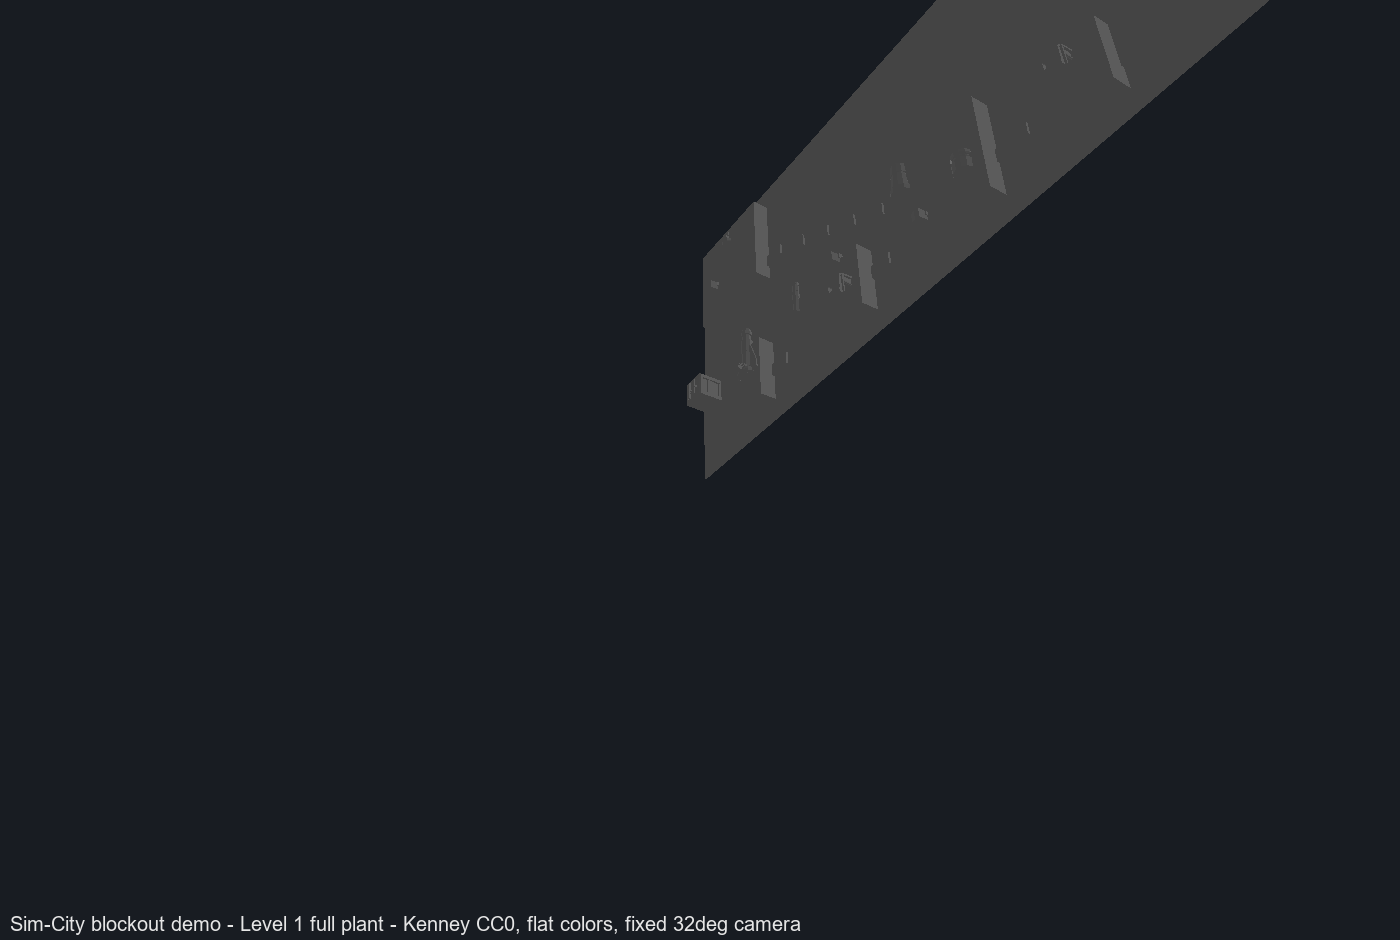

Here is the Python script that generated this plot:
# Sim-City Blockout Demo — full plant, one render
# Rules: Kenney CC0 parts, flat face colors, simple blockout shapes, fixed 32-deg camera.
import trimesh, numpy as np, math, os
from PIL import Image, ImageDraw, ImageFont

BASE = os.path.dirname(os.path.abspath(__file__))
CC0 = os.path.dirname(BASE)

PAL = {  # SteelX color grammar (Yasser-approved)
    'concrete': (0.525, 0.545, 0.631),
    'steel':    (0.588, 0.608, 0.647),
    'ore_red':  (0.690, 0.376, 0.255),
    'scrap':    (0.392, 0.412, 0.431),
    'hot':      (1.0, 0.494, 0.267),
    'teal':     (0.302, 0.627, 0.588),
    'dark':     (0.302, 0.302, 0.412),
    'product':  (0.588, 0.608, 0.647),   # product steel = grey (Yasser correction)
}

def color_geom(geom, color):
    geom.visual = trimesh.visual.ColorVisuals(mesh=geom, face_colors=np.tile(np.array(color)+(255,), (geom.faces.shape[0],)))
    return geom

def load_glb(path):
    s = trimesh.load(os.path.join(CC0, path))
    return s if isinstance(s, trimesh.Scene) else trimesh.Scene(s)

def place(scene, glb_path, pos, color, rot_z=0.0):
    s = load_glb(glb_path)
    for geom in s.geometry.values():
        g = geom.copy()
        if rot_z:
            g.apply_transform(trimesh.transformations.rotation_matrix(math.radians(rot_z), [0,0,1]))
        g.apply_translation(pos)
        scene.add_geometry(color_geom(g, color))

def add_box(scene, extents, pos, color):
    b = trimesh.creation.box(extents=extents)
    b.apply_translation(pos)
    scene.add_geometry(color_geom(b, color))

def render(scene, w=1400, h=900, bg=(24,28,34)):
    az, el = math.radians(45), math.radians(32)
    scene.set_camera(angles=(math.degrees(el), math.degrees(az), 0), distance=48, center=(0,0,1.0))
    img = scene.save_image(resolution=(w,h), background=bg)
    return Image.open(__import__('io').BytesIO(img))

# Level 1 guided-sequence layout (left-to-right flow, Sim City snake). Cell = 2 m.
L = 2.0
NODES = {  # id: (grid_x, grid_y, footprint_w, footprint_h)
    'jetty':        (0, 0, 3, 2),
    'scrap_yard':   (0, 4, 3, 3),
    'drp':          (4, 0, 3, 2),
    'eaf':          (8, 0, 3, 3),
    'lf':           (12, 0, 2, 2),
    'cc':           (14, 0, 2, 4),
    'billet_yard':  (17, 0, 2, 3),
    'bar_mill':     (17, 4, 2, 4),
    'wire_rod_mill':(12, 4, 2, 4),
    'dispatch':     (15, 4, 2, 3),
}

def footprint_center(nid):
    gx, gy, w, h = NODES[nid]
    return ((gx + w/2.0)*L, (gy + h/2.0)*L)

sc = trimesh.scene.Scene()

# ground slab (single slab — road/green pack pending)
add_box(sc, [40.0, 16.0, 0.05], (19.0, 7.0, 0.025), PAL['concrete'])

def node_blockout(nid, parts):
    cx, cy = footprint_center(nid)
    gx, gy, w, h = NODES[nid]
    add_box(sc, [w*L*0.9, h*L*0.9, 0.9], (cx, cy, 0.5), PAL['concrete'])  # simple hall
    for p in parts:
        place(sc, p[0], (cx + p[1]*L, cy + p[2]*L, 0.95 + p[3]), PAL[p[4]], rot_z=p[5] if len(p) > 5 else 0.0)

node_blockout('jetty', [('city-kit-industrial/shipping-container-a.glb', -0.8, 0, 0, 'teal'),
                        ('factory-kit/crane.glb', 0.8, 0, 0, 'dark')])
node_blockout('scrap_yard', [('factory-kit/crane-magnet.glb', 0, 0.8, 0, 'dark'),
                             ('factory-kit/box-large.glb', -0.8, -0.5, 0, 'scrap')])
node_blockout('drp', [('city-kit-industrial/chimney-medium.glb', -1.0, 0.5, 0, 'dark'),
                      ('factory-kit/machine.glb', 0.8, -0.5, 0, 'hot'),
                      ('factory-kit/box-large.glb', 0.5, 0.8, 0, 'ore_red')])
node_blockout('eaf', [('city-kit-industrial/chimney-large.glb', -1.0, 0.5, 0, 'dark'),
                      ('factory-kit/piston-round.glb', 0.8, -0.5, 0, 'hot'),
                      ('factory-kit/box-wide.glb', -0.5, -0.8, 0, 'scrap')])
node_blockout('lf', [('factory-kit/machine.glb', 0, 0, 0, 'hot')])
node_blockout('cc', [('factory-kit/structure-tall.glb', 0, 0, 0, 'steel'),
                     ('factory-kit/machine.glb', 0, 0.8, 0, 'hot')])
node_blockout('billet_yard', [('factory-kit/box-wide.glb', 0, 0, 0, 'product'),
                              ('factory-kit/crane.glb', 0.5, 0.8, 0, 'dark')])
node_blockout('bar_mill', [('factory-kit/machine-bed.glb', 0, 0, 0, 'steel'),
                           ('factory-kit/box-wide.glb', 0, 1.0, 0, 'product')])
node_blockout('wire_rod_mill', [('factory-kit/machine-bed.glb', 0, 0, 0, 'steel'),
                                ('factory-kit/box-wide.glb', 0, 1.0, 0, 'product')])
node_blockout('dispatch', [('factory-kit/crane.glb', 0, 0, 0, 'dark'),
                           ('city-kit-industrial/shipping-container-b.glb', 0.5, 0.8, 0, 'product')])

# belts: repeatable segments between footprint centers, material-colored
BELTS = [
    ('jetty', 'drp', 'ore_red'),
    ('scrap_yard', 'eaf', 'scrap'),
    ('drp', 'eaf', 'ore_red'),
    ('eaf', 'lf', 'hot'),
    ('lf', 'cc', 'hot'),
    ('cc', 'billet_yard', 'hot'),
    ('billet_yard', 'bar_mill', 'product'),
    ('billet_yard', 'wire_rod_mill', 'product'),
    ('bar_mill', 'dispatch', 'product'),
    ('wire_rod_mill', 'dispatch', 'product'),
]
for a, b, col in BELTS:
    ax, ay = footprint_center(a); bx, by = footprint_center(b)
    dist = math.hypot(bx-ax, by-ay)
    n = max(1, int(dist // L))
    for i in range(n):
        t = (i + 0.5) / n
        x, y = ax + (bx-ax)*t, ay + (by-ay)*t
        add_box(sc, [L*0.9, L*0.35, 0.12], (x, y, 0.12), PAL[col])

img = render(sc)
combo = Image.new('RGB', (1400, 940), (24,28,34))
combo.paste(img, (0, 0))
d = ImageDraw.Draw(combo)
try: font = ImageFont.truetype('arial.ttf', 20)
except Exception: font = ImageFont.load_default()
d.text((10, 912), 'Sim-City blockout demo - Level 1 full plant - Kenney CC0, flat colors, fixed 32deg camera', fill=(230,230,230), font=font)
combo.save(os.path.join(BASE, 'simcity_demo.png'))
print('saved', os.path.join(BASE, 'simcity_demo.png'))
